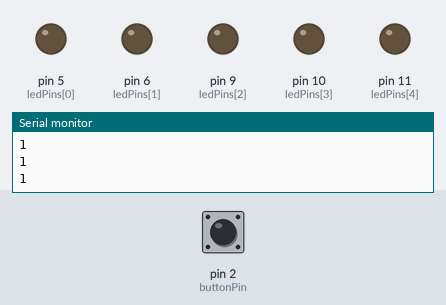
This sketch was run on a simulated Arduino Uno, built with avr-gcc and run on an emulated ATmega328P. Parts: output pins drawn as LEDs (lit = HIGH), the last lines printed to the serial monitor. The inputs (shaded band) are chosen by the test bench; at power-on: pin 2 (buttonPin) HIGH. Random numbers use the default seed unless the sketch sets one.

Above: at 1.2 s.
1.3 s: pin 2 (buttonPin) pulled LOW for 0.15 s
At 1.8 s:
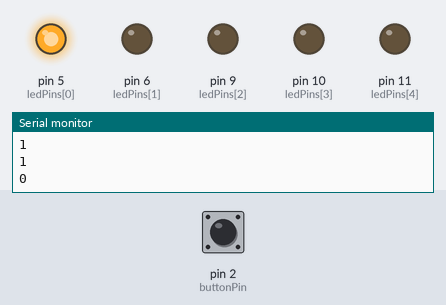
2.9 s: pin 2 (buttonPin) pulled LOW for 1 s
At 4.3 s:
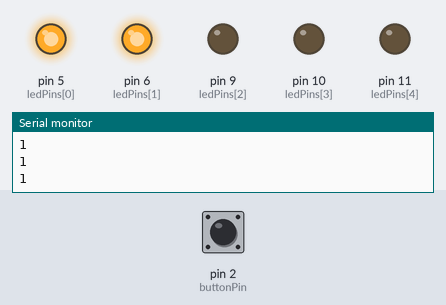
5.4 s: pin 2 (buttonPin) pulled LOW for 0.15 s
At 6.4 s:
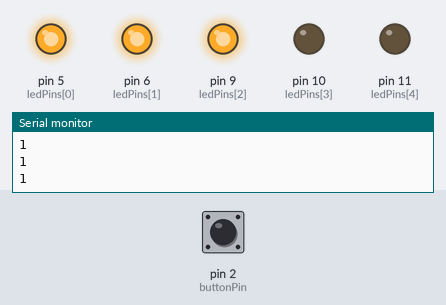
7.0 s: pin 2 (buttonPin) pulled LOW for 3.2 s
At 7.6 s:
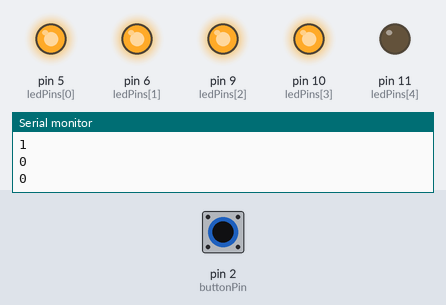
11.7 s: pin 2 (buttonPin) pulled LOW for 0.15 s
At 12.1 s:
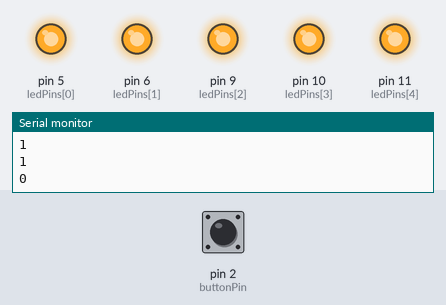
Timing chart, 0 to 14.7 s (numbered marks = the images above; inputs shaded):
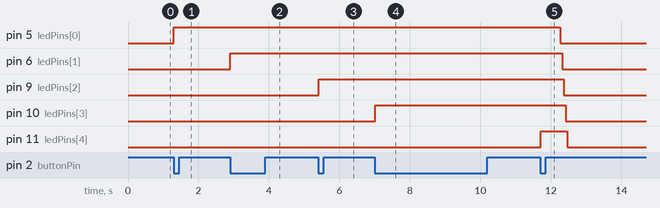

The sketch:

birthday_cake.ino
```cpp
const int ledPins[5] = { 5, 6, 9, 10, 11 };

const int buttonPin = 2;

const int soundPin = A0;

bool lastButtonState = HIGH;

bool burning = 0;
int candlesLit = 0;


void setup() {
  for (int i = 0; i < 5; i++) {
    pinMode(ledPins[i], OUTPUT);
  }

  pinMode(buttonPin, INPUT_PULLUP);

  pinMode(soundPin, INPUT);

  Serial.begin(9600);
}

void loop() {

  // candle lighting logic
  while (candlesLit < 5) {
    int buttonState = digitalRead(buttonPin);
    Serial.println(buttonState);
    if (buttonState == LOW && lastButtonState == HIGH) {
      digitalWrite(ledPins[candlesLit], HIGH);
      candlesLit++;
      delay(500);
      if (candlesLit == 4) {
        burning = 1;
      }
    }
    lastButtonState = buttonState;
    delay(50);
  }

  while (burning) {
    // blowout & flickering logic
    int soundState = analogRead(soundPin);
    Serial.println(soundState);
    if (soundState > 87 && soundState < 400) {
      // intensity
      int intensity = map(soundState, 85, 400, 50, 175);

      // Flicker once
      for (int i = 0; i < 5; i++) {

        int bright = random(255 - intensity, 255);  // for bright flickering
        analogWrite(ledPins[i], bright);
      }
      delay(random(50, 100));  // short delay to simulate flicker

      for (int i = 0; i < 5; i++) {
        int dark = random(150 - intensity, 150);  // for dimmer flickering
        analogWrite(ledPins[i], dark);
      }
      delay(random(30, 80));  // wait a bit before next flicker
    }

    if (soundState >= 400) {
      for (int i = 0; i < 5; i++) {
        digitalWrite(ledPins[i], LOW);
        delay(50);
      }
      burning = 0;
      candlesLit = 0;
      lastButtonState = HIGH;
    }
  }
}
```

Measured:
- after the input at 1.3 s, pin 5 (ledPins[0]): LOW → HIGH at once
- after the input at 2.9 s, pin 6 (ledPins[1]): LOW → HIGH at once
- after the input at 5.4 s, pin 9 (ledPins[2]): LOW → HIGH at once
- after the input at 7.0 s, pin 10 (ledPins[3]): LOW → HIGH at once
- after the input at 11.7 s, pin 5 (ledPins[0]): HIGH → LOW after 0.57 s; pin 6 (ledPins[1]): HIGH → LOW after 0.62 s; pin 9 (ledPins[2]): HIGH → LOW after 0.67 s; pin 10 (ledPins[3]): HIGH → LOW after 0.72 s; pin 11 (ledPins[4]): LOW → HIGH at once, → LOW 0.75 s later
